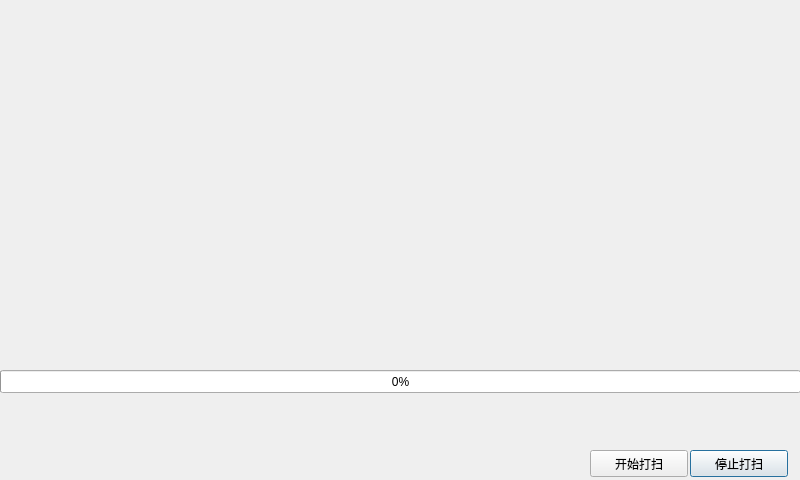
<?xml version="1.0" encoding="UTF-8"?>
<ui version="4.0">
 <class>Clean</class>
 <widget class="QDialog" name="Clean">
  <property name="geometry">
   <rect>
    <x>0</x>
    <y>0</y>
    <width>800</width>
    <height>480</height>
   </rect>
  </property>
  <property name="windowTitle">
   <string>Dialog</string>
  </property>
  <widget class="QPushButton" name="pushButton">
   <property name="geometry">
    <rect>
     <x>690</x>
     <y>450</y>
     <width>98</width>
     <height>27</height>
    </rect>
   </property>
   <property name="text">
    <string>停止打扫</string>
   </property>
  </widget>
  <widget class="QPushButton" name="pushButton_2">
   <property name="geometry">
    <rect>
     <x>590</x>
     <y>450</y>
     <width>98</width>
     <height>27</height>
    </rect>
   </property>
   <property name="text">
    <string>开始打扫</string>
   </property>
  </widget>
  <widget class="QLabel" name="label_2">
   <property name="geometry">
    <rect>
     <x>20</x>
     <y>410</y>
     <width>141</width>
     <height>17</height>
    </rect>
   </property>
   <property name="text">
    <string/>
   </property>
  </widget>
  <widget class="QProgressBar" name="progressBar">
   <property name="geometry">
    <rect>
     <x>0</x>
     <y>370</y>
     <width>801</width>
     <height>23</height>
    </rect>
   </property>
   <property name="value">
    <number>0</number>
   </property>
  </widget>
  <widget class="QLabel" name="label">
   <property name="geometry">
    <rect>
     <x>0</x>
     <y>0</y>
     <width>800</width>
     <height>480</height>
    </rect>
   </property>
   <property name="styleSheet">
    <string notr="true">background-image: url(:/2201.jpg);</string>
   </property>
   <property name="text">
    <string/>
   </property>
  </widget>
  <zorder>label</zorder>
  <zorder>label_2</zorder>
  <zorder>progressBar</zorder>
  <zorder>pushButton</zorder>
  <zorder>pushButton_2</zorder>
 </widget>
 <resources/>
 <connections/>
</ui>
